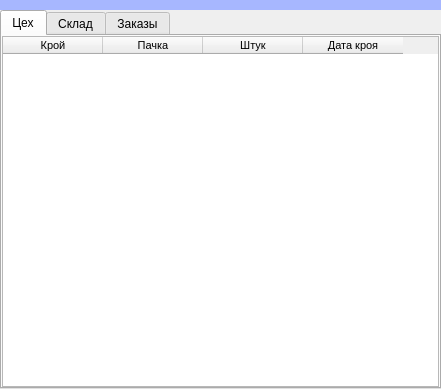
<?xml version="1.0" encoding="UTF-8"?>
<ui version="4.0">
 <class>Dialog</class>
 <widget class="QDialog" name="Dialog">
  <property name="geometry">
   <rect>
    <x>0</x>
    <y>0</y>
    <width>441</width>
    <height>389</height>
   </rect>
  </property>
  <property name="windowTitle">
   <string>Dialog</string>
  </property>
  <layout class="QGridLayout" name="gridLayout">
   <property name="leftMargin">
    <number>0</number>
   </property>
   <property name="topMargin">
    <number>0</number>
   </property>
   <property name="rightMargin">
    <number>0</number>
   </property>
   <property name="bottomMargin">
    <number>0</number>
   </property>
   <property name="spacing">
    <number>0</number>
   </property>
   <item row="1" column="0">
    <widget class="QTabWidget" name="tabWidget">
     <property name="currentIndex">
      <number>0</number>
     </property>
     <widget class="QWidget" name="tab">
      <attribute name="title">
       <string>Цех</string>
      </attribute>
      <layout class="QGridLayout" name="gridLayout_2">
       <property name="leftMargin">
        <number>0</number>
       </property>
       <property name="topMargin">
        <number>0</number>
       </property>
       <property name="rightMargin">
        <number>0</number>
       </property>
       <property name="bottomMargin">
        <number>0</number>
       </property>
       <property name="spacing">
        <number>0</number>
       </property>
       <item row="0" column="0">
        <widget class="QTableWidget" name="tw_workshop">
         <property name="font">
          <font>
           <family>Tahoma</family>
           <pointsize>8</pointsize>
          </font>
         </property>
         <property name="editTriggers">
          <set>QAbstractItemView::NoEditTriggers</set>
         </property>
         <property name="alternatingRowColors">
          <bool>true</bool>
         </property>
         <property name="selectionBehavior">
          <enum>QAbstractItemView::SelectRows</enum>
         </property>
         <attribute name="verticalHeaderVisible">
          <bool>false</bool>
         </attribute>
         <attribute name="verticalHeaderDefaultSectionSize">
          <number>20</number>
         </attribute>
         <attribute name="verticalHeaderMinimumSectionSize">
          <number>18</number>
         </attribute>
         <column>
          <property name="text">
           <string>Крой</string>
          </property>
         </column>
         <column>
          <property name="text">
           <string>Пачка</string>
          </property>
         </column>
         <column>
          <property name="text">
           <string>Штук</string>
          </property>
         </column>
         <column>
          <property name="text">
           <string>Дата кроя</string>
          </property>
         </column>
        </widget>
       </item>
      </layout>
     </widget>
     <widget class="QWidget" name="tab_2">
      <attribute name="title">
       <string>Склад</string>
      </attribute>
      <layout class="QGridLayout" name="gridLayout_4">
       <property name="leftMargin">
        <number>0</number>
       </property>
       <property name="topMargin">
        <number>0</number>
       </property>
       <property name="rightMargin">
        <number>0</number>
       </property>
       <property name="bottomMargin">
        <number>0</number>
       </property>
       <property name="horizontalSpacing">
        <number>0</number>
       </property>
       <property name="verticalSpacing">
        <number>2</number>
       </property>
       <item row="0" column="0">
        <layout class="QHBoxLayout" name="horizontalLayout_2">
         <property name="spacing">
          <number>2</number>
         </property>
         <item>
          <widget class="QLabel" name="label">
           <property name="text">
            <string>Дата истории С:</string>
           </property>
          </widget>
         </item>
         <item>
          <widget class="QDateEdit" name="de_from">
           <property name="calendarPopup">
            <bool>true</bool>
           </property>
          </widget>
         </item>
         <item>
          <widget class="QLabel" name="label_2">
           <property name="text">
            <string>По:</string>
           </property>
          </widget>
         </item>
         <item>
          <widget class="QDateEdit" name="de_to">
           <property name="calendarPopup">
            <bool>true</bool>
           </property>
          </widget>
         </item>
         <item>
          <spacer name="horizontalSpacer_2">
           <property name="orientation">
            <enum>Qt::Horizontal</enum>
           </property>
           <property name="sizeHint" stdset="0">
            <size>
             <width>40</width>
             <height>20</height>
            </size>
           </property>
          </spacer>
         </item>
         <item>
          <widget class="QPushButton" name="pushButton_2">
           <property name="text">
            <string>Вывести</string>
           </property>
          </widget>
         </item>
        </layout>
       </item>
       <item row="1" column="0">
        <widget class="QTableWidget" name="tw_warehouse">
         <property name="font">
          <font>
           <family>Tahoma</family>
           <pointsize>8</pointsize>
          </font>
         </property>
         <property name="editTriggers">
          <set>QAbstractItemView::NoEditTriggers</set>
         </property>
         <property name="selectionBehavior">
          <enum>QAbstractItemView::SelectRows</enum>
         </property>
         <attribute name="verticalHeaderVisible">
          <bool>false</bool>
         </attribute>
         <attribute name="verticalHeaderDefaultSectionSize">
          <number>20</number>
         </attribute>
         <attribute name="verticalHeaderMinimumSectionSize">
          <number>18</number>
         </attribute>
         <column>
          <property name="text">
           <string>Дата</string>
          </property>
         </column>
         <column>
          <property name="text">
           <string>Кол-во</string>
          </property>
         </column>
         <column>
          <property name="text">
           <string>Заметка</string>
          </property>
         </column>
        </widget>
       </item>
      </layout>
     </widget>
     <widget class="QWidget" name="tab_3">
      <attribute name="title">
       <string>Заказы</string>
      </attribute>
      <layout class="QGridLayout" name="gridLayout_3">
       <property name="leftMargin">
        <number>0</number>
       </property>
       <property name="topMargin">
        <number>0</number>
       </property>
       <property name="rightMargin">
        <number>0</number>
       </property>
       <property name="bottomMargin">
        <number>0</number>
       </property>
       <property name="spacing">
        <number>0</number>
       </property>
       <item row="0" column="0">
        <widget class="QTableWidget" name="tw_order">
         <property name="font">
          <font>
           <family>Tahoma</family>
           <pointsize>8</pointsize>
          </font>
         </property>
         <property name="editTriggers">
          <set>QAbstractItemView::NoEditTriggers</set>
         </property>
         <property name="alternatingRowColors">
          <bool>true</bool>
         </property>
         <property name="selectionBehavior">
          <enum>QAbstractItemView::SelectRows</enum>
         </property>
         <attribute name="verticalHeaderVisible">
          <bool>false</bool>
         </attribute>
         <attribute name="verticalHeaderDefaultSectionSize">
          <number>20</number>
         </attribute>
         <attribute name="verticalHeaderMinimumSectionSize">
          <number>18</number>
         </attribute>
         <column>
          <property name="text">
           <string>Номер заказа</string>
          </property>
         </column>
         <column>
          <property name="text">
           <string>Клиент</string>
          </property>
         </column>
         <column>
          <property name="text">
           <string>Дата заказа</string>
          </property>
         </column>
         <column>
          <property name="text">
           <string>Штук в заказе</string>
          </property>
         </column>
        </widget>
       </item>
      </layout>
     </widget>
    </widget>
   </item>
   <item row="0" column="0">
    <widget class="QWidget" name="widget_4" native="true">
     <property name="minimumSize">
      <size>
       <width>0</width>
       <height>10</height>
      </size>
     </property>
     <property name="styleSheet">
      <string notr="true">background-color: rgb(167, 183, 255);</string>
     </property>
    </widget>
   </item>
  </layout>
 </widget>
 <resources/>
 <connections>
  <connection>
   <sender>pushButton_2</sender>
   <signal>clicked()</signal>
   <receiver>Dialog</receiver>
   <slot>ui_new_date()</slot>
   <hints>
    <hint type="sourcelabel">
     <x>393</x>
     <y>30</y>
    </hint>
    <hint type="destinationlabel">
     <x>700</x>
     <y>41</y>
    </hint>
   </hints>
  </connection>
  <connection>
   <sender>tw_workshop</sender>
   <signal>itemDoubleClicked(QTableWidgetItem*)</signal>
   <receiver>Dialog</receiver>
   <slot>ui_pack_double_click()</slot>
   <hints>
    <hint type="sourcelabel">
     <x>384</x>
     <y>210</y>
    </hint>
    <hint type="destinationlabel">
     <x>515</x>
     <y>202</y>
    </hint>
   </hints>
  </connection>
  <connection>
   <sender>tw_order</sender>
   <signal>itemDoubleClicked(QTableWidgetItem*)</signal>
   <receiver>Dialog</receiver>
   <slot>ui_order_double_click()</slot>
   <hints>
    <hint type="sourcelabel">
     <x>283</x>
     <y>169</y>
    </hint>
    <hint type="destinationlabel">
     <x>598</x>
     <y>140</y>
    </hint>
   </hints>
  </connection>
 </connections>
 <slots>
  <slot>ui_new_date()</slot>
  <slot>ui_pack_double_click()</slot>
  <slot>ui_order_double_click()</slot>
 </slots>
</ui>
